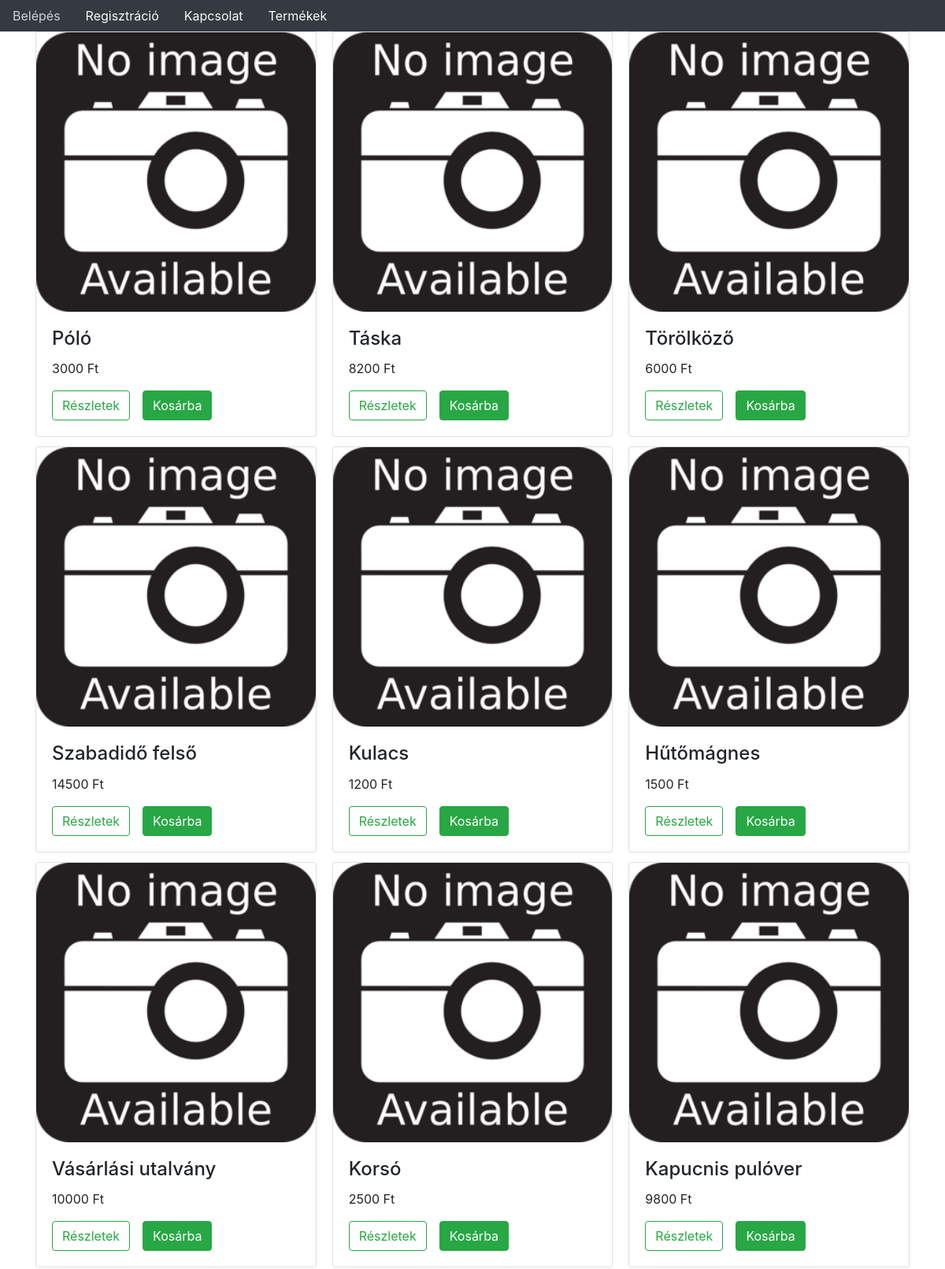
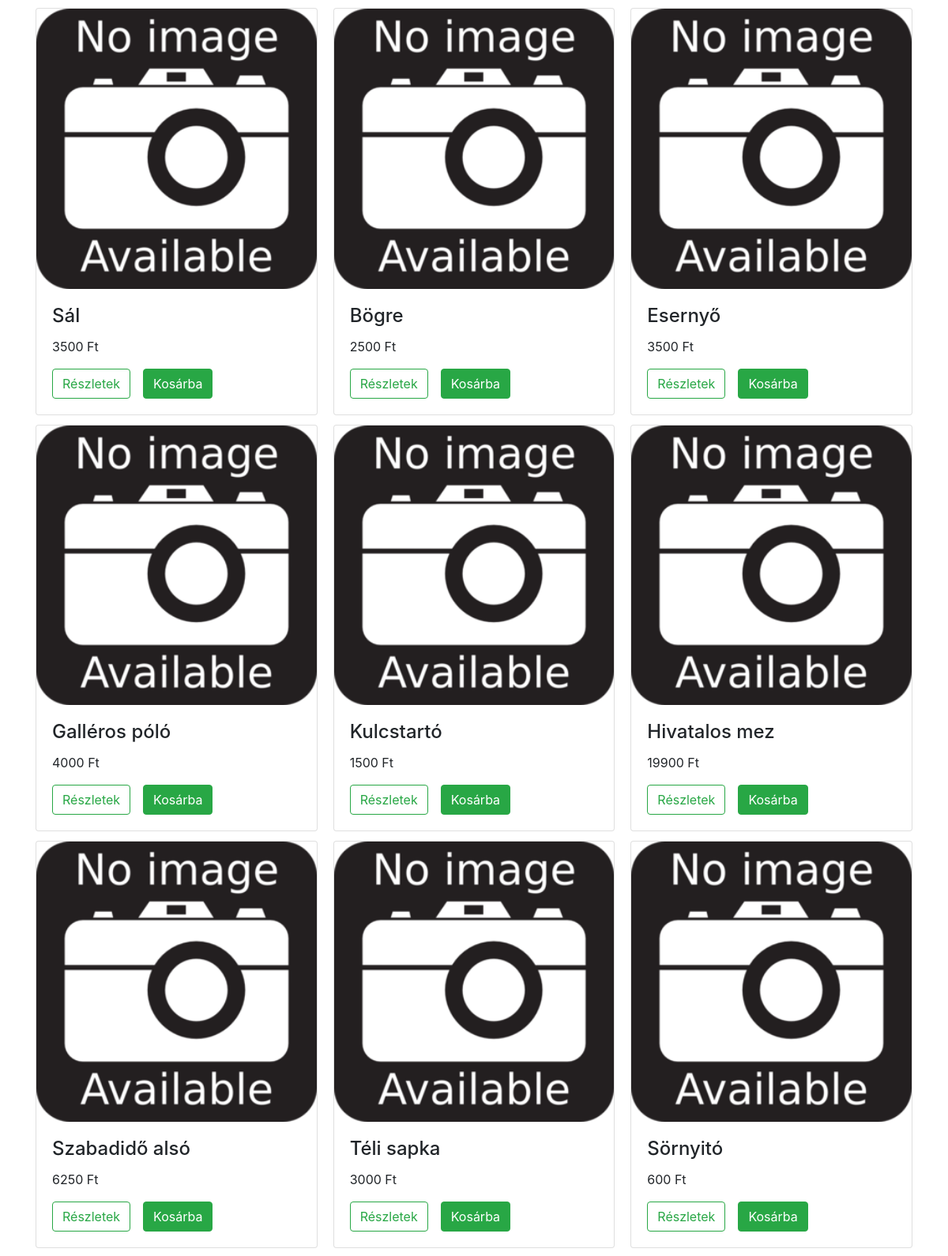
/products.php (upper part), run on the app's committed database (2 pictures, top to bottom).
### tables this page shows
CREATE TABLE `products` (
  `id` int(11) NOT NULL,
  `nev` varchar(255) NOT NULL,
  `ar` int(11) NOT NULL,
  `mennyiseg` int(11) NOT NULL,
  `leiras` varchar(1000) NOT NULL
);

### products.php (the view, shortened to what this page needs)
<?php
require_once('config/connect.php');
echo file_get_contents("html/header.html");
if (isset($_SESSION['user']) && (!empty($_SESSION['user']))) {
    echo file_get_contents("html/menu_in.html");
} else {
    echo file_get_contents("html/menu_out.html");
}
$sql = "SELECT * FROM products";
$res = $con -> query($sql);
$products = '';
if (!$res){
    echo 'Hiba a lekérdezés végrehajtásakor!';
} else {
    $products .= '<div class="container card-columns">';
    while ($row = $res -> fetch_assoc()){
        $products .= '<div class="card">'
                . '<img  class="card-image-top" src="images/no-image.jpg" style="width: 100%">'
                . '<div class="card-body">'
                    . '<h4 class="card-title">'.$row['nev'].'</h4>'
                    . '<p class="card-text">'.$row['ar'].' Ft</p>'
                    . '<a class="btn btn-outline-success" href="details.php?pid='.$row['id'].'">Részletek</a>&emsp;'
                    . '<button class="btn btn-success addcart" data-id='.$row['id'].'>Kosárba</button>'
                . '</div>'
                . '</div>';
    }
    $products .= '</div>';
}
echo $products;
echo file_get_contents("html/footer.html");

### data on the page
products: nev "Póló", ar "3000"
products: nev "Szabadidő felső", ar "14500"
products: nev "Vásárlási utalvány", ar "10000"
products: nev "Sál", ar "3500"
products: nev "Galléros póló", ar "4000"
products: nev "Szabadidő alsó", ar "6250"
products: nev "Táska", ar "8200"
products: nev "Kulacs", ar "1200"
products: nev "Korsó", ar "2500"
products: nev "Bögre", ar "2500"
products: nev "Kulcstartó", ar "1500"
products: nev "Téli sapka", ar "3000"
products: nev "Törölköző", ar "6000"
products: nev "Hűtőmágnes", ar "1500"
products: nev "Kapucnis pulóver", ar "9800"
products: nev "Esernyő", ar "3500"
products: nev "Hivatalos mez", ar "19900"
products: nev "Sörnyitó", ar "600"

### other printed values
file_get_contents("html/menu_out.html") "Belépés Regisztráció Kapcsolat Termékek"
